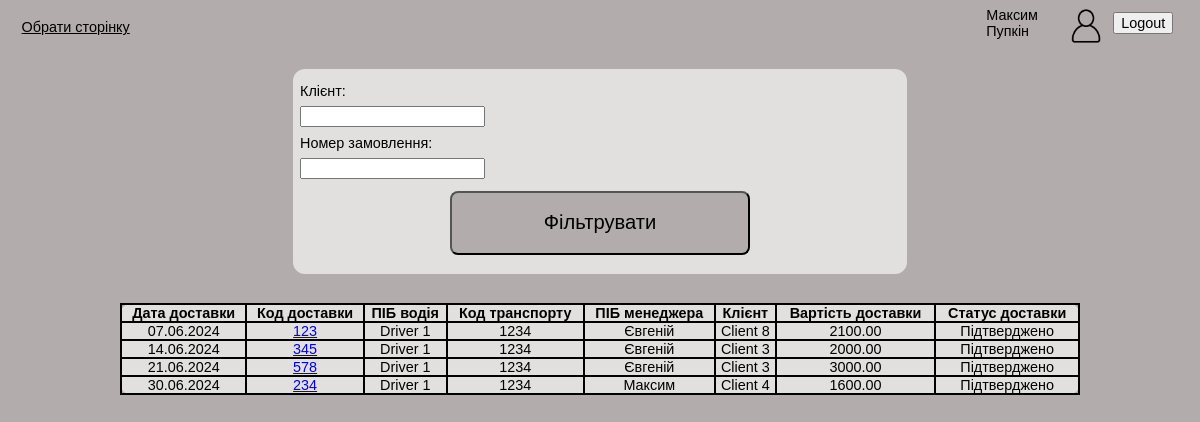
Before: / (signed in) with the older database file.
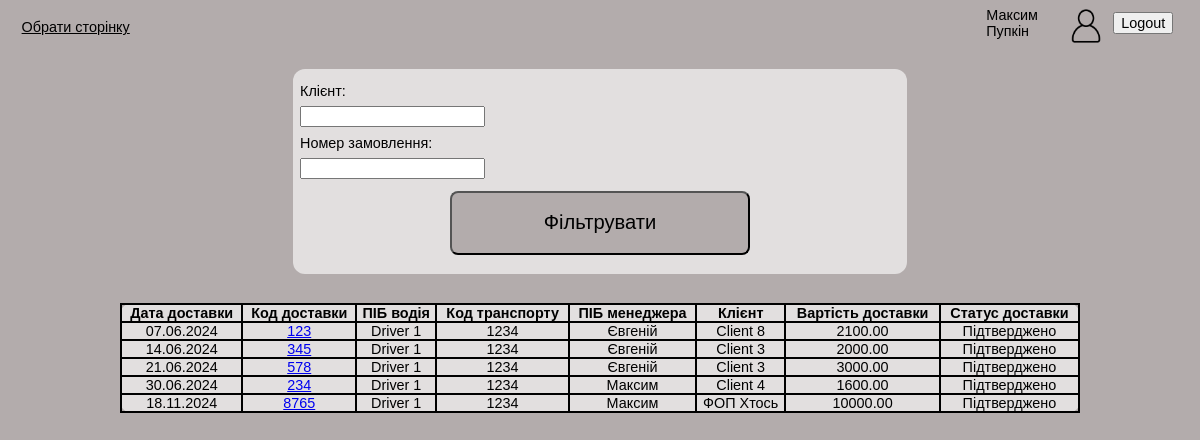
After: the same page with the newer database file.
### delivery_app/models.py (models this page shows, shortened)
class OrderInfo(models.Model):
    STATUS_CHOICES = [
        ('confirmed', 'Підтверджено'),
        ('on_the_way', 'В дорозі'),
        ('delivered', 'Доставлено'),
        ('canceled', 'Відмінено')
    ]
    ADRESS_CHOICES = [
        ('address1', "Склад №1"),
        ('address2', "Склад №2")
    ]
    order_number = models.IntegerField(unique=True)
    order_weight = models.IntegerField()
    order_volume = models.DecimalField(max_digits=10, decimal_places=2)
    order_amount = models.DecimalField(max_digits=10, decimal_places=2)
    delivery_amount = models.DecimalField(max_digits=10, decimal_places=2, blank=True, null=True)
    distance = models.IntegerField()
    order_adress = models.CharField(max_length=50, choices=ADRESS_CHOICES)
    unload_service = models.BooleanField(default=False)
    manipulator_service = models.BooleanField(default=False)
    additional_info = models.TextField(blank=True, null=True)
    ship_date = models.DateField(blank=True, null=True)
    ship_time = models.TimeField(blank=True, null=True)
    status = models.CharField(max_length=20, choices=STATUS_CHOICES, default='confirmed')
    created_at = models.DateTimeField(auto_now_add=True)
    updated_at = models.DateField()
    client = models.ForeignKey(Client, on_delete=models.PROTECT, related_name='orders')
    address = models.ForeignKey(DeliveryAddress, on_delete=models.CASCADE, related_name='order')
    manager = models.ForeignKey(settings.AUTH_USER_MODEL, on_delete=models.PROTECT, related_name='manager')
    driver = models.ForeignKey(Driver, on_delete=models.PROTECT, blank=True, null=True, related_name='driver')
    class Meta:
        verbose_name_plural = 'Orders info'

class Driver(models.Model):
    name = models.CharField(max_length=100, unique=True)
    phone_number = models.CharField(max_length=20, unique=True)
    vehicle_code = models.IntegerField(unique=True)
    vehicle_name = models.CharField(max_length=50)
    vehicle_max_weight = models.IntegerField()
    vehicle_max_volume = models.DecimalField(max_digits=10, decimal_places=2)
    created_at = models.DateField(auto_now_add=True)

class Client(models.Model):
    name = models.CharField(max_length=100, unique=True)
    phone_number = models.CharField(max_length=20, unique=True)
    created_at = models.DateField(auto_now_add=True)
    class Meta:
        ordering = ['orders__created_at']

### accounts/models.py (models this page shows, shortened)
class CustomUser(AbstractUser):
    phone_number = models.CharField(max_length=20, null=True, blank=True)

### delivery_app/views.py (the view)
# urls.py: path('', views.AllDeliveriesView.as_view(), name='index'),
class AllDeliveriesView(LoginRequiredMixin, ListView):
    template_name = 'delivery_app/all_deliveries.html'
    model = models.OrderInfo
    context_object_name = 'orders'
    def get_context_data(self, **kwargs):
        context = super().get_context_data(**kwargs)
        context['form'] = forms.OrderFilterForm(self.request.GET)
        return context
    def get_queryset(self):
        query_set = super().get_queryset()
        client = self.request.GET.get('client', '')
        order_number = self.request.GET.get('order', '')
        if order_number:
            query_set = query_set.filter(order_number=order_number)
        if client:
            query_set = query_set.filter(client__name=client)
        return query_set.order_by('ship_date')

### delivery_app/forms.py
class OrderFilterForm(forms.Form):
    client = forms.CharField(max_length=100, required=False, label='Клієнт')
    order = forms.IntegerField(required=False, label='Номер замовлення')

### templates/delivery_app/all_deliveries.html (shortened to what this page needs)
{% extends 'base.html' %}
{% block content %}
<form method="GET">
    {{ form.client.label_tag }}
    {{ form.client }}
    {{ form.order.label_tag }}
    {{ form.order }}
    <input id="submit" type="submit" value="Фільтрувати"></input>
</form>
<div class="all_deliver">
    <table>
        <thead>
            <tr>
                <th>Дата доставки</th>
                <th>Код доставки</th>
                <th>ПІБ водія</th>
                <th>Код транспорту</th>
                <th>ПІБ менеджера</th>
                <th>Клієнт</th>
                <th>Вартість доставки</th>
                <th>Статус доставки</th>
            </tr>
        </thead>
        <tbody>
            {% for order in orders %}
            <tr>
                <td>{{ order.ship_date|date:"d.m.Y" }}</td>
                <td><a href="{% url 'order-info' order.pk %}">{{ order.order_number }}</a></td>
                <td>{{ order.driver.name }}</td>
                <td>{{ order.driver.vehicle_code }}</td>
                <td>{{ order.manager.first_name }}</td>
                <td>{{ order.client.name }}</td>
                <td>{{ order.delivery_amount }}</td>
                <td>{{ order.get_status_display }}</td>
            </tr>
            {% endfor %}
        </tbody>
    </table>
</div>
{% endblock %}

Changed rows visible on the page:
added OrderInfo: ship_date "18.11.2024", order_number "8765", driver.name "Driver 1", driver.vehicle_code "1234", manager.first_name "Максим", client.name "ФОП Хтось", delivery_amount "10000.00", status "Підтверджено"
